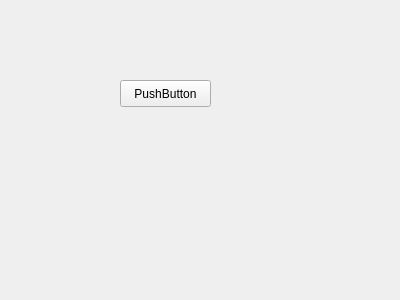
<?xml version="1.0" encoding="UTF-8"?>
<ui version="4.0">
 <class>Form</class>
 <widget class="QWidget" name="Form">
  <property name="geometry">
   <rect>
    <x>0</x>
    <y>0</y>
    <width>400</width>
    <height>300</height>
   </rect>
  </property>
  <property name="windowTitle">
   <string>Form</string>
  </property>
  <widget class="QPushButton" name="my_button">
   <property name="geometry">
    <rect>
     <x>120</x>
     <y>80</y>
     <width>91</width>
     <height>27</height>
    </rect>
   </property>
   <property name="text">
    <string>PushButton</string>
   </property>
  </widget>
 </widget>
 <resources/>
 <connections/>
</ui>
